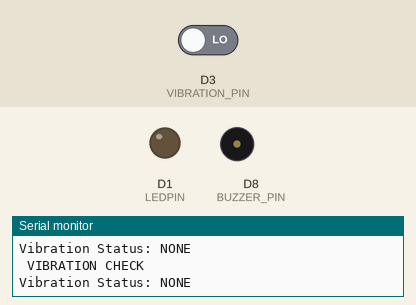
Simulated run of this sketch. Board: ESP8266 (NodeMCU). Parts: output pins drawn as LEDs (lit = HIGH), buzzer (waves = sounding, pin HIGH), the last lines printed to the serial monitor. The inputs (shaded band) are chosen by the test bench; at power-on: D3 (VIBRATION_PIN) LOW.

Above: at 1.8 s.
1.9 s: D3 (VIBRATION_PIN) driven HIGH
At 2.5 s:
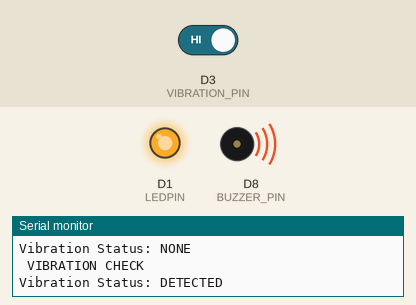
3.5 s: D3 (VIBRATION_PIN) driven LOW
At 4.8 s:
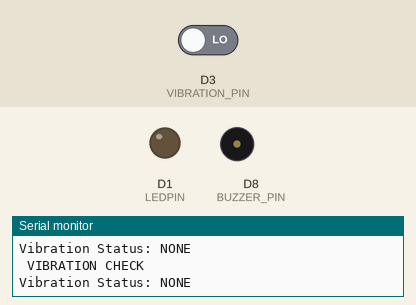
Timing chart, 0 to 6.5 s (numbered marks = the images above; inputs shaded):
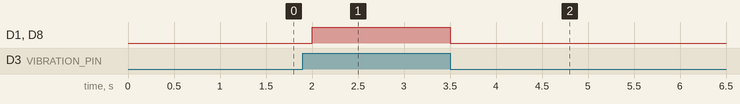

The sketch:

vibrationsensor_resub.ino
```cpp
#include <DHT.h>

// Pin definitions
#define VIBRATION_PIN D3
#define LEDPIN D1
#define BUZZER_PIN D8
#define DHTPIN D2
#define DHTTYPE DHT22

DHT dht(DHTPIN, DHTTYPE);

void setup() {
  Serial.begin(115200);
  dht.begin();  // Optional init

  pinMode(VIBRATION_PIN, INPUT);
  pinMode(LEDPIN, OUTPUT);
  pinMode(BUZZER_PIN, OUTPUT);
}

void loop() {
  int vibrationState = digitalRead(VIBRATION_PIN);  // LOW = vibration detected

  Serial.println(" VIBRATION CHECK ");
  Serial.print("Vibration Status: ");
  Serial.println(vibrationState == HIGH ? "DETECTED" : "NONE");

  if (vibrationState == HIGH) {
    digitalWrite(LEDPIN, HIGH);
    digitalWrite(BUZZER_PIN, HIGH);
  } else {
    digitalWrite(LEDPIN, LOW);
    digitalWrite(BUZZER_PIN, LOW);
  }

  delay(500);
}
```

Measured:
- after the input at 1.9 s, D1 (LEDPIN), D8 (BUZZER_PIN): LOW → HIGH after 0.10 s
- after the input at 3.5 s, D1 (LEDPIN), D8 (BUZZER_PIN): HIGH → LOW at once
